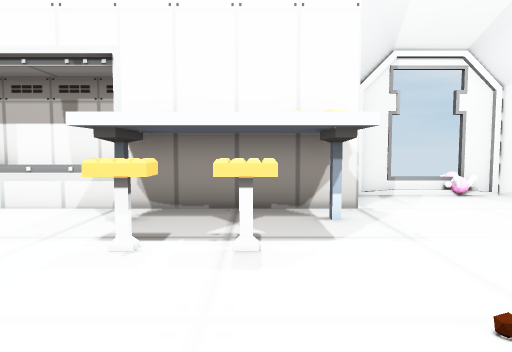
View 1 (above)

14 first-person views from a walk through a scene from a Unity 3-D project. The camera is 1.2 m above the floor, tilts 4° down and sees 70° across. Doors are open. The floor is counted in squares, 1 m on a side. Each view is taken from the middle of a square. On the plan, view 1 faces up. The plan holds only what a view shows up to about 15 squares ahead; the rest is blank. The place goes on beyond the plan. The player character is not drawn. Some surface patterns are stand-ins.

View 2
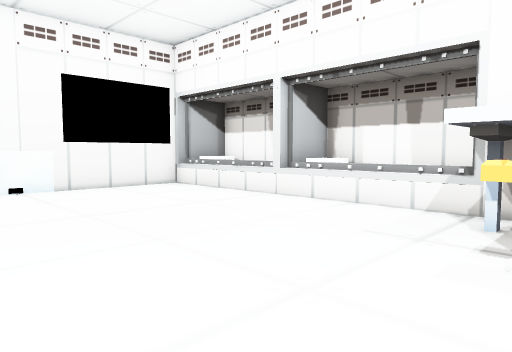

View 3
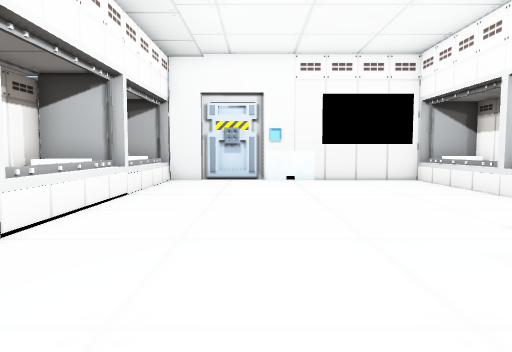

View 4
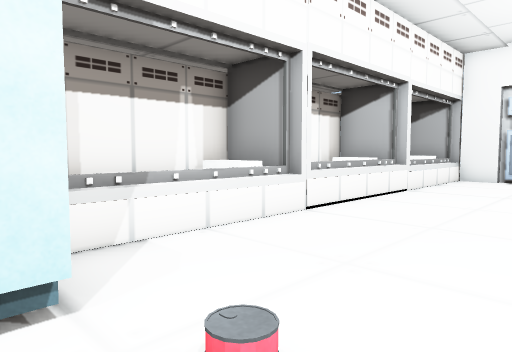

View 5
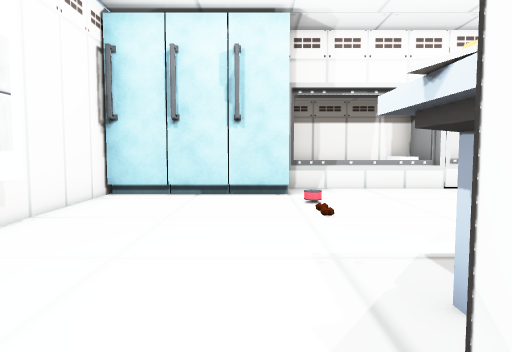

View 6
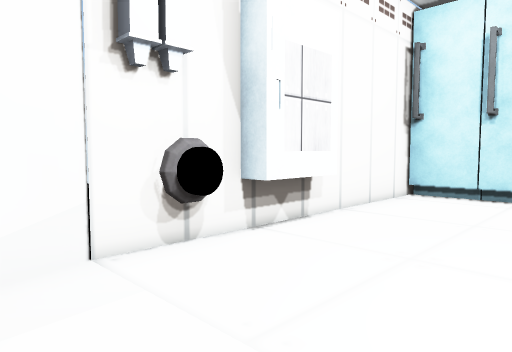

View 7
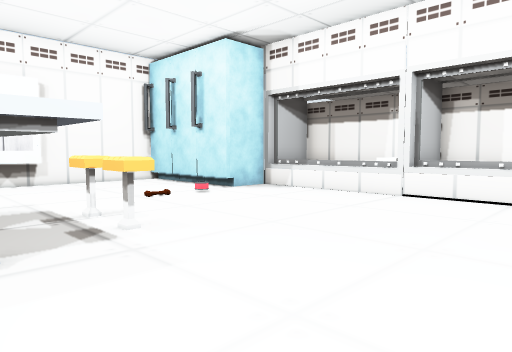

View 8
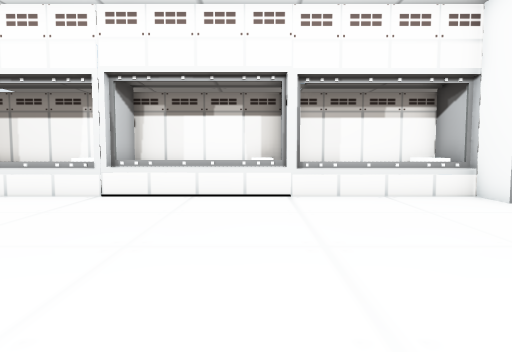

View 9
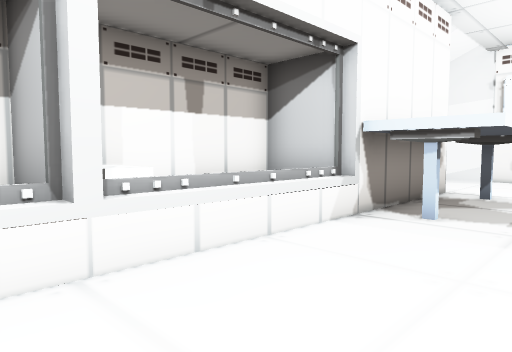

View 10
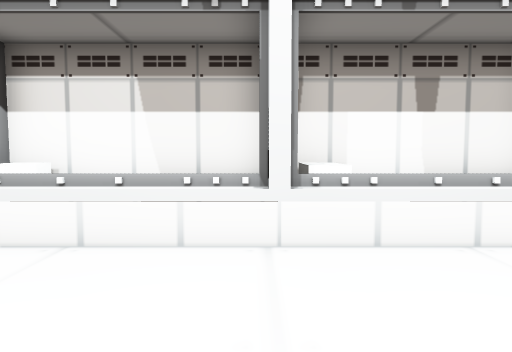

View 11
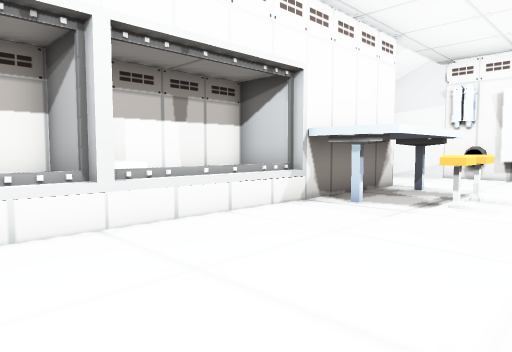

View 12
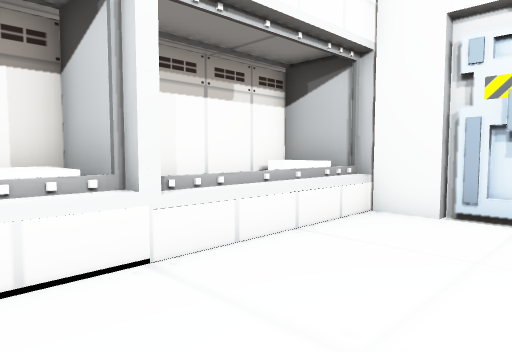

View 13
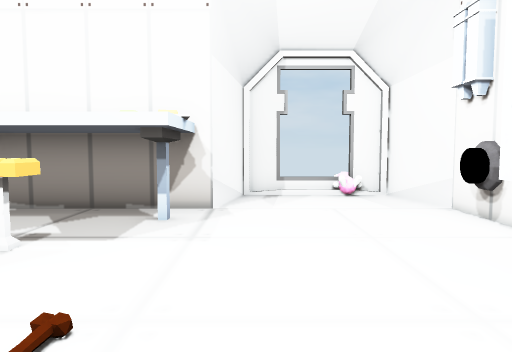

View 14
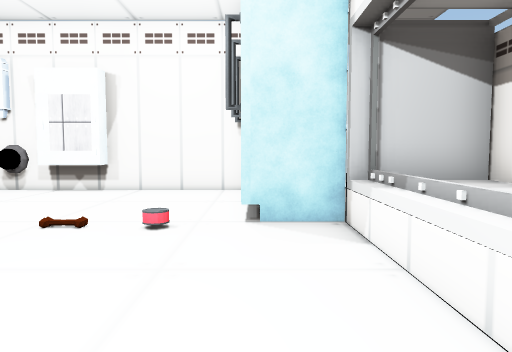

### Floor plan
Key: @ floor where view 1 was taken; # wall or solid block; . floor; D open door; T table; C cabinet; O other object.
Columns run from 13 left of view 1 to 7 right of it. Each row starts with its distance up from view 1.
 10 OOOOOOOOOOO     #ODO#
  9 OO   OO   O    #....#
  8 OOOOOOOOOOO#####....#
  7 O.........TTTTTT....#
  6 O.........TTTTTT....O
  5 O..........TTTT.....O
  4 O..........O.O......O
  3 #...................#
  2 #...................#
  1 #...................#
  0 #............@......#
 -1 #..............######
 -2 #..............CCCCCC
 -3 OOOOOOOOOOOOOOOOC  C
 -4 OO   OO   OO OOO
 -5 O##############O

Positions as (right, up) in squares from view 1, and headings:
1: (0, 0), facing up
2: (-1, 0), facing up-left
3: (2, 1), facing left
4: (3, 2), facing down-left
5: (3, 9), facing down
6: (3, 9), facing down-right
7: (-7, 7), facing down-right
8: (-7, 7), facing down
9: (-9, 4), facing up-right
10: (-8, 3), facing up
11: (-10, 2), facing up-right
12: (-6, 1), facing down-left
13: (3, 0), facing up
14: (-4, -1), facing right
